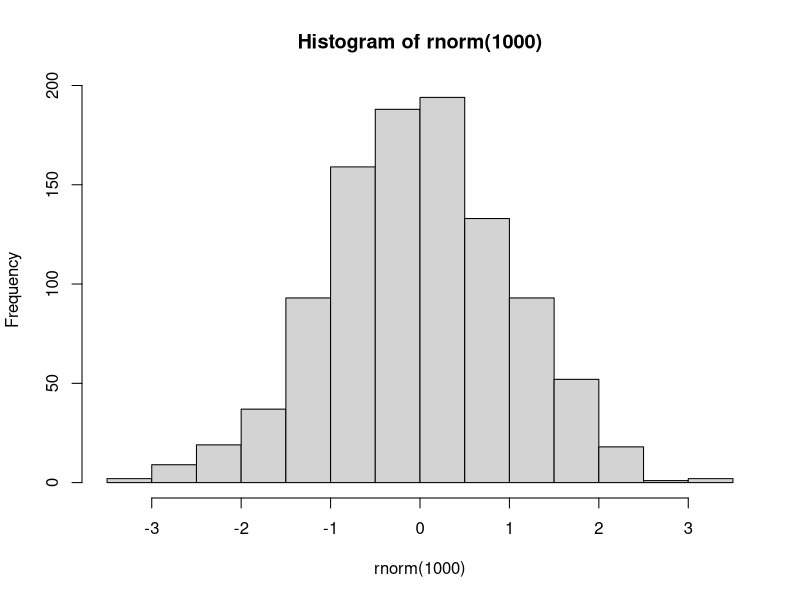
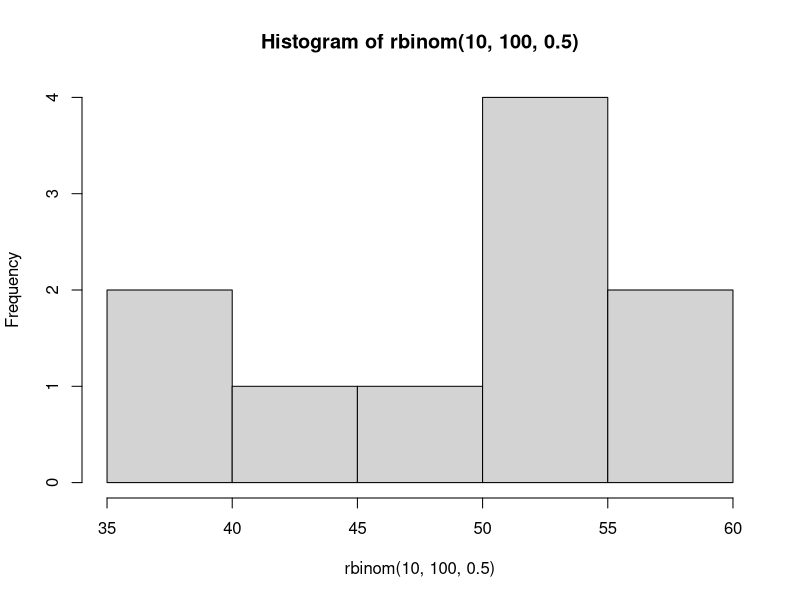
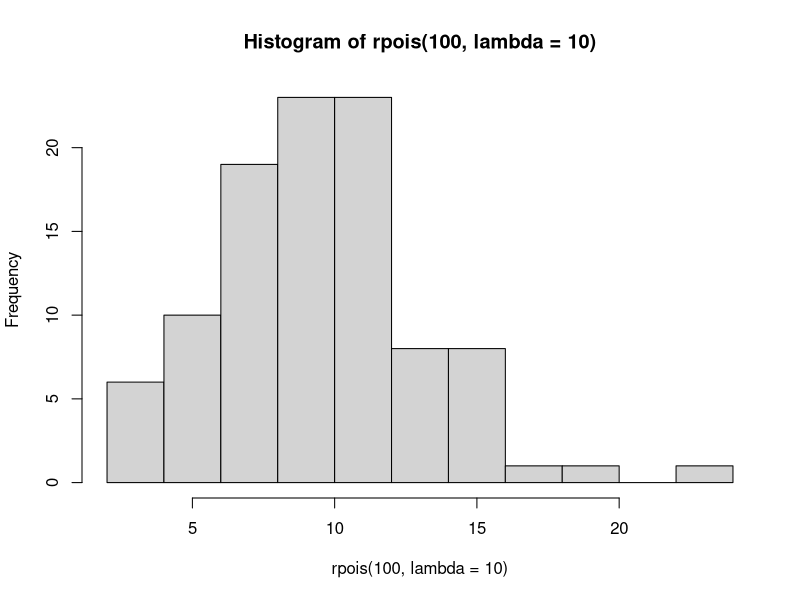

Recreate these plots in R, in order.
library(ggplot2)

# Normal Distribution
hist(rnorm(1000)) # k=1000 random values

# Binomial Distribution
hist(rbinom(10,100,0.5)) # n=10 trials, size= 1000 samples, p=0.1

# Poisson Distribution
hist(rpois(100,lambda = 10))

